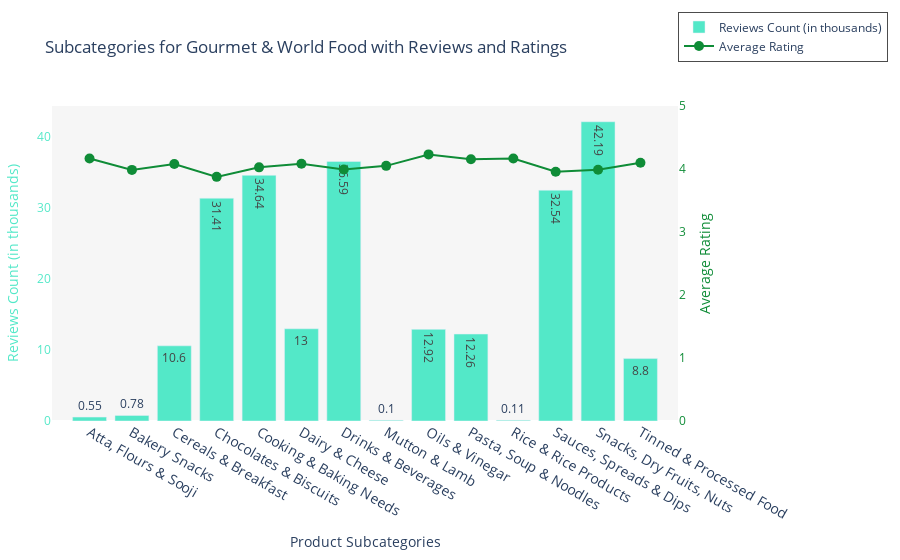

The notebook cell saved with this chart:
### Code cell
import plotly.graph_objects as go

# Sample data for product subcategories
subcategories = growth_subcategories['product_subcategory']
reviews_count = (growth_subcategories['customer_reviews_count']/1000).round(2)

# Sample data for average ratings
ratings = growth_subcategories['product_rating']

# Create the bar chart for reviews count
fig = go.Figure()

fig.add_trace(go.Bar(
    x=subcategories,
    y=reviews_count,
    name='Reviews Count (in thousands)',
    marker=dict(color='#53E8C8'),
    text=reviews_count,  # Add labels to the bars
    textposition='auto'  # Automatically position the labels
))

# Create the line graph for ratings
fig.add_trace(go.Scatter(
    x=subcategories,
    y=ratings,
    name='Average Rating',
    yaxis='y2',
    mode='lines+markers',
    line=dict(color='#0F8C37', width=2),  
    marker=dict(color='#0F8C37', size=10),
    text=[f'{rate:.1f}' for rate in ratings],  # Format ratings to one decimal place
    textposition='top center',  # Position the labels above the data points
    textfont=dict(color='#0F8C37', size=10)
))

# Update layout to have dual y-axes and improve aesthetics
fig.update_layout(
    title='Subcategories for Gourmet & World Food with Reviews and Ratings',
    xaxis=dict(title='Product Subcategories', tickfont=dict(size=14)),
    yaxis=dict(title='Reviews Count (in thousands)', side='left', color='#53E8C8', showgrid=False, tickfont=dict(size=12)),
    yaxis2=dict(title='Average Rating', overlaying='y', side='right', color='#0F8C37', range=[0, 5], showgrid=False, tickfont=dict(size=12)),
    legend=dict(x=1, y=1.3, bgcolor='rgba(255,255,255,0.7)', bordercolor='rgba(0,0,0,0.7)', borderwidth=1),
    plot_bgcolor='rgba(245,245,245,0.9)',  # Light gray background
    margin=dict(l=50, r=50, t=70, b=50)  # Add margins for better readability
)

# Show the plot
fig.show()

### Figure 1 — Plotly figure (JSON) as saved in the notebook; plotly's stock layout.template omitted (floating-point values rounded to 4 significant figures)
{"data": [{"marker": {"color": "#53E8C8"}, "name": "Reviews Count (in thousands)", "text": [0.55, 0.78, 10.6, 31.41, 34.64, 13, 36.59, 0.1, 12.92, 12.26, 0.11, 32.54, 42.19, 8.8], "textposition": "auto", "type": "bar", "x": ["Atta, Flours & Sooji", "Bakery Snacks", "Cereals & Breakfast", "Chocolates & Biscuits", "Cooking & Baking Needs", "Dairy & Cheese", "Drinks & Beverages", "Mutton & Lamb", "Oils & Vinegar", "Pasta, Soup & Noodles", "Rice & Rice Products", "Sauces, Spreads & Dips", "Snacks, Dry Fruits, Nuts", "Tinned & Processed Food"], "y": [0.55, 0.78, 10.6, 31.41, 34.64, 13, 36.59, 0.1, 12.92, 12.26, 0.11, 32.54, 42.19, 8.8]}, {"line": {"color": "#0F8C37", "width": 2}, "marker": {"color": "#0F8C37", "size": 10}, "mode": "lines+markers", "name": "Average Rating", "text": ["4.2", "4.0", "4.1", "3.9", "4.0", "4.1", "4.0", "4.0", "4.2", "4.2", "4.2", "4.0", "4.0", "4.1"], "textfont": {"color": "#0F8C37", "size": 10}, "textposition": "top center", "type": "scatter", "x": ["Atta, Flours & Sooji", "Bakery Snacks", "Cereals & Breakfast", "Chocolates & Biscuits", "Cooking & Baking Needs", "Dairy & Cheese", "Drinks & Beverages", "Mutton & Lamb", "Oils & Vinegar", "Pasta, Soup & Noodles", "Rice & Rice Products", "Sauces, Spreads & Dips", "Snacks, Dry Fruits, Nuts", "Tinned & Processed Food"], "y": [4.167, 3.986, 4.079, 3.875, 4.026, 4.084, 3.993, 4.05, 4.232, 4.156, 4.167, 3.956, 3.988, 4.099], "yaxis": "y2"}], "layout": {"legend": {"bgcolor": "rgba(255,255,255,0.7)", "bordercolor": "rgba(0,0,0,0.7)", "borderwidth": 1, "x": 1, "y": 1.3}, "margin": {"b": 50, "l": 50, "r": 50, "t": 70}, "plot_bgcolor": "rgba(245,245,245,0.9)", "title": {"text": "Subcategories for Gourmet & World Food with Reviews and Ratings"}, "xaxis": {"tickfont": {"size": 14}, "title": {"text": "Product Subcategories"}}, "yaxis": {"color": "#53E8C8", "showgrid": false, "side": "left", "tickfont": {"size": 12}, "title": {"text": "Reviews Count (in thousands)"}}, "yaxis2": {"color": "#0F8C37", "overlaying": "y", "range": [0, 5], "showgrid": false, "side": "right", "tickfont": {"size": 12}, "title": {"text": "Average Rating"}}}}
